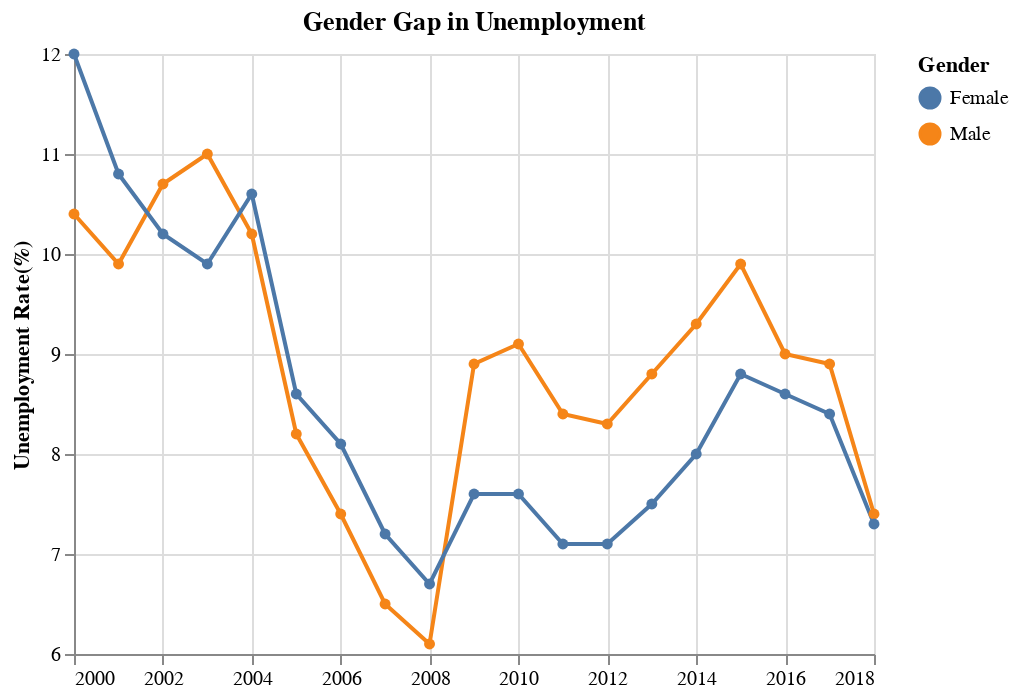

The cell this chart's notebook holds for it:
### Code cell
df = df.rename(columns={'Unemployment_rate_male': 'Male','Unemployment_rate_women':'Female'})

alt.Chart(df).mark_line(point=True).transform_fold(
    fold=['Male', 'Female'],
    as_=['variable', 'value']
).encode(
    alt.X('Year', title =None),
    alt.Y('max(value):Q', title="Unemployment Rate(%)", scale=alt.Scale(zero=False)),
    color=alt.Color('variable:N', legend=alt.Legend(title='Gender')),
    tooltip=[alt.Tooltip('Year:T', format='%Y'), alt.Tooltip('max(value):Q', title='Unemployment Rate(%)')]   
).properties(title="Gender Gap in Unemployment")

### Figure 1 — Vega-Lite specification as saved in the notebook (floating-point values rounded to 4 significant figures)
{"config": {"view": {"continuousWidth": 400, "continuousHeight": 300}}, "data": {"name": "data-4f8934daa06ba6dd73afaf9c825f3fca"}, "mark": {"type": "line", "point": true}, "encoding": {"color": {"field": "variable", "legend": {"title": "Gender"}, "type": "nominal"}, "tooltip": [{"field": "Year", "format": "%Y", "type": "temporal"}, {"aggregate": "max", "field": "value", "title": "Unemployment Rate(%)", "type": "quantitative"}], "x": {"field": "Year", "title": null, "type": "temporal"}, "y": {"aggregate": "max", "field": "value", "scale": {"zero": false}, "title": "Unemployment Rate(%)", "type": "quantitative"}}, "title": "Gender Gap in Unemployment", "transform": [{"fold": ["Male", "Female"], "as": ["variable", "value"]}], "$schema": "https://vega.github.io/schema/vega-lite/v4.17.0.json", "datasets": {"data-4f8934daa06ba6dd73afaf9c825f3fca": [{"Country": "Finland", "Year": "2000-01-01T00:00:00", "Electricity_access": 100.0, "Adj_savCO2_damage": 0.7757, "Exports": 42.03, "GDP_per_capita": 24290.0, "Imports": 32.86, "Inflation": 3.042, "Primary": 101.3, "Secondary": 124.6, "Male": 10.4, "Female": 12.0, "Co2_prod_tonnes": 57.04, "Income_classification": "High income", "Life_expectancy": null, "Internet": null, "Population": null, "Regime_type": "Liberal Democracy", "Rural_population": 17.82, "Urban_population": null, "World_Regions": "Europe and Northern America"}, {"Country": "Finland", "Year": "2001-01-01T00:00:00", "Electricity_access": 100.0, "Adj_savCO2_damage": 0.848, "Exports": 39.76, "GDP_per_capita": 24950.0, "Imports": 30.51, "Inflation": 2.578, "Primary": 101.3, "Secondary": 127.1, "Male": 9.9, "Female": 10.8, "Co2_prod_tonnes": 62.54, "Income_classification": "High income", "Life_expectancy": 77.97, "Internet": 43.11, "Population": 5188000.0, "Regime_type": "Liberal Democracy", "Rural_population": 17.63, "Urban_population": 82.37, "World_Regions": "Europe and Northern America"}, {"Country": "Finland", "Year": "2002-01-01T00:00:00", "Electricity_access": 100.0, "Adj_savCO2_damage": 0.882, "Exports": 39.14, "GDP_per_capita": 26870.0, "Imports": 30.16, "Inflation": 1.571, "Primary": 100.4, "Secondary": 128.8, "Male": 10.7, "Female": 10.2, "Co2_prod_tonnes": 65.06, "Income_classification": "High income", "Life_expectancy": 78.12, "Internet": 62.43, "Population": 5201000.0, "Regime_type": "Liberal Democracy", "Rural_population": 17.5, "Urban_population": 82.5, "World_Regions": "Europe and Northern America"}, {"Country": "Finland", "Year": "2003-01-01T00:00:00", "Electricity_access": 100.0, "Adj_savCO2_damage": 0.8464, "Exports": 37.32, "GDP_per_capita": 32860.0, "Imports": 30.73, "Inflation": 0.8774, "Primary": 99.67, "Secondary": 131.5, "Male": 11.0, "Female": 9.9, "Co2_prod_tonnes": 72.66, "Income_classification": "High income", "Life_expectancy": 78.37, "Internet": 69.22, "Population": 5213000.0, "Regime_type": "Liberal Democracy", "Rural_population": 17.36, "Urban_population": 82.64, "World_Regions": "Europe and Northern America"}, {"Country": "Finland", "Year": "2004-01-01T00:00:00", "Electricity_access": 100.0, "Adj_savCO2_damage": 0.7459, "Exports": 38.62, "GDP_per_capita": 37700.0, "Imports": 32.34, "Inflation": 0.1871, "Primary": 98.78, "Secondary": 110.7, "Male": 10.2, "Female": 10.6, "Co2_prod_tonnes": 68.96, "Income_classification": "High income", "Life_expectancy": 78.71, "Internet": 72.39, "Population": 5228000.0, "Regime_type": "Liberal Democracy", "Rural_population": 17.23, "Urban_population": 82.77, "World_Regions": "Europe and Northern America"}, {"Country": "Finland", "Year": "2005-01-01T00:00:00", "Electricity_access": 100.0, "Adj_savCO2_damage": 0.6188, "Exports": 40.27, "GDP_per_capita": 39040.0, "Imports": 36.31, "Inflation": 0.6239, "Primary": 98.42, "Secondary": 111.8, "Male": 8.2, "Female": 8.6, "Co2_prod_tonnes": 57.04, "Income_classification": "High income", "Life_expectancy": 78.82, "Internet": 74.48, "Population": 5246000.0, "Regime_type": "Liberal Democracy", "Rural_population": 17.09, "Urban_population": 82.91, "World_Regions": "Europe and Northern America"}, {"Country": "Finland", "Year": "2006-01-01T00:00:00", "Electricity_access": 100.0, "Adj_savCO2_damage": 0.7355, "Exports": 43.07, "GDP_per_capita": 41190.0, "Imports": 38.91, "Inflation": 1.567, "Primary": 98.01, "Secondary": 111.5, "Male": 7.4, "Female": 8.1, "Co2_prod_tonnes": 68.38, "Income_classification": "High income", "Life_expectancy": 79.21, "Internet": 79.66, "Population": 5266000.0, "Regime_type": "Liberal Democracy", "Rural_population": 16.96, "Urban_population": 83.04, "World_Regions": "Europe and Northern America"}, {"Country": "Finland", "Year": "2007-01-01T00:00:00", "Electricity_access": 100.0, "Adj_savCO2_damage": 0.6379, "Exports": 43.83, "GDP_per_capita": 48410.0, "Imports": 39.03, "Inflation": 2.511, "Primary": 98.56, "Secondary": 110.1, "Male": 6.5, "Female": 7.2, "Co2_prod_tonnes": 66.76, "Income_classification": "High income", "Life_expectancy": 79.26, "Internet": 80.78, "Population": 5289000.0, "Regime_type": "Liberal Democracy", "Rural_population": 16.83, "Urban_population": 83.17, "World_Regions": "Europe and Northern America"}, {"Country": "Finland", "Year": "2008-01-01T00:00:00", "Electricity_access": 100.0, "Adj_savCO2_damage": 0.5354, "Exports": 44.9, "GDP_per_capita": 53550.0, "Imports": 41.28, "Inflation": 4.066, "Primary": 98.98, "Secondary": 108.6, "Male": 6.1, "Female": 6.7, "Co2_prod_tonnes": 58.61, "Income_classification": "High income", "Life_expectancy": 79.57, "Internet": 83.67, "Population": 5313000.0, "Regime_type": "Liberal Democracy", "Rural_population": 16.7, "Urban_population": 83.3, "World_Regions": "Europe and Northern America"}, {"Country": "Finland", "Year": "2009-01-01T00:00:00", "Electricity_access": 100.0, "Adj_savCO2_damage": 0.5765, "Exports": 36.08, "GDP_per_capita": 47290.0, "Imports": 34.04, "Inflation": -9.17e-07, "Primary": 99.21, "Secondary": 107.5, "Male": 8.9, "Female": 7.6, "Co2_prod_tonnes": 55.92, "Income_classification": "High income", "Life_expectancy": 79.72, "Internet": 82.49, "Population": 5339000.0, "Regime_type": "Liberal Democracy", "Rural_population": 16.57, "Urban_population": 83.43, "World_Regions": "Europe and Northern America"}, {"Country": "Finland", "Year": "2010-01-01T00:00:00", "Electricity_access": 100.0, "Adj_savCO2_damage": 0.7005, "Exports": 38.41, "GDP_per_capita": 46460.0, "Imports": 37.05, "Inflation": 1.184, "Primary": 99.48, "Secondary": 107.6, "Male": 9.1, "Female": 7.6, "Co2_prod_tonnes": 64.1, "Income_classification": "High income", "Life_expectancy": 79.87, "Internet": 86.89, "Population": 5363000.0, "Regime_type": "Liberal Democracy", "Rural_population": 16.23, "Urban_population": 83.77, "World_Regions": "Europe and Northern America"}, {"Country": "Finland", "Year": "2011-01-01T00:00:00", "Electricity_access": 100.0, "Adj_savCO2_damage": 0.6112, "Exports": 38.9, "GDP_per_capita": 51080.0, "Imports": 39.68, "Inflation": 3.417, "Primary": 99.76, "Secondary": 108.1, "Male": 8.4, "Female": 7.1, "Co2_prod_tonnes": 56.67, "Income_classification": "High income", "Life_expectancy": 80.47, "Internet": 88.71, "Population": 5388000.0, "Regime_type": "Liberal Democracy", "Rural_population": 15.69, "Urban_population": 84.31, "World_Regions": "Europe and Northern America"}, {"Country": "Finland", "Year": "2012-01-01T00:00:00", "Electricity_access": 100.0, "Adj_savCO2_damage": 0.5866, "Exports": 38.81, "GDP_per_capita": 47710.0, "Imports": 40.36, "Inflation": 2.808, "Primary": 100.3, "Secondary": 108.2, "Male": 8.3, "Female": 7.1, "Co2_prod_tonnes": 51.22, "Income_classification": "High income", "Life_expectancy": 80.63, "Internet": 89.88, "Population": 5414000.0, "Regime_type": "Liberal Democracy", "Rural_population": 15.16, "Urban_population": 84.84, "World_Regions": "Europe and Northern America"}, {"Country": "Finland", "Year": "2013-01-01T00:00:00", "Electricity_access": 100.0, "Adj_savCO2_damage": 0.5595, "Exports": 38.02, "GDP_per_capita": 49880.0, "Imports": 39.08, "Inflation": 1.478, "Primary": 100.3, "Secondary": 144.3, "Male": 8.8, "Female": 7.5, "Co2_prod_tonnes": 51.75, "Income_classification": "High income", "Life_expectancy": 80.98, "Internet": 91.51, "Population": 5439000.0, "Regime_type": "Liberal Democracy", "Rural_population": 14.88, "Urban_population": 85.12, "World_Regions": "Europe and Northern America"}, {"Country": "Finland", "Year": "2014-01-01T00:00:00", "Electricity_access": 100.0, "Adj_savCO2_damage": 0.5733, "Exports": 36.48, "GDP_per_capita": 50260.0, "Imports": 37.63, "Inflation": 1.041, "Primary": 100.6, "Secondary": 146.4, "Male": 9.3, "Female": 8.0, "Co2_prod_tonnes": 47.64, "Income_classification": "High income", "Life_expectancy": 81.18, "Internet": 86.53, "Population": 5462000.0, "Regime_type": "Liberal Democracy", "Rural_population": 14.82, "Urban_population": 85.17, "World_Regions": "Europe and Northern America"}, {"Country": "Finland", "Year": "2015-01-01T00:00:00", "Electricity_access": 100.0, "Adj_savCO2_damage": 0.6257, "Exports": 35.41, "GDP_per_capita": 42780.0, "Imports": 35.98, "Inflation": -0.2079, "Primary": 100.6, "Secondary": 150.0, "Male": 9.9, "Female": 8.8, "Co2_prod_tonnes": 44.11, "Income_classification": "High income", "Life_expectancy": 81.48, "Internet": 86.42, "Population": 5480000.0, "Regime_type": "Liberal Democracy", "Rural_population": 14.78, "Urban_population": 85.22, "World_Regions": "Europe and Northern America"}, {"Country": "Finland", "Year": "2016-01-01T00:00:00", "Electricity_access": 100.0, "Adj_savCO2_damage": 0.6816, "Exports": 34.81, "GDP_per_capita": 43780.0, "Imports": 36.09, "Inflation": 0.3567, "Primary": 100.4, "Secondary": 152.2, "Male": 9.0, "Female": 8.6, "Co2_prod_tonnes": 47.23, "Income_classification": "High income", "Life_expectancy": 81.43, "Internet": 87.7, "Population": 5495000.0, "Regime_type": "Liberal Democracy", "Rural_population": 14.72, "Urban_population": 85.28, "World_Regions": "Europe and Northern America"}, {"Country": "Finland", "Year": "2017-01-01T00:00:00", "Electricity_access": 100.0, "Adj_savCO2_damage": 0.6683, "Exports": 37.55, "GDP_per_capita": 46300.0, "Imports": 37.5, "Inflation": 0.754, "Primary": 100.2, "Secondary": 154.0, "Male": 8.9, "Female": 8.4, "Co2_prod_tonnes": 44.67, "Income_classification": "High income", "Life_expectancy": 81.63, "Internet": 87.47, "Population": 5508000.0, "Regime_type": "Liberal Democracy", "Rural_population": 14.68, "Urban_population": 85.33, "World_Regions": "Europe and Northern America"}, {"Country": "Finland", "Year": "2018-01-01T00:00:00", "Electricity_access": 100.0, "Adj_savCO2_damage": 0.6312, "Exports": 38.43, "GDP_per_capita": 50010.0, "Imports": 39.69, "Inflation": 1.084, "Primary": 100.2, "Secondary": 154.8, "Male": 7.4, "Female": 7.3, "Co2_prod_tonnes": 45.85, "Income_classification": "High income", "Life_expectancy": 81.73, "Internet": 88.89, "Population": 5516000.0, "Regime_type": "Liberal Democracy", "Rural_population": 14.62, "Urban_population": 85.38, "World_Regions": "Europe and Northern America"}]}}
